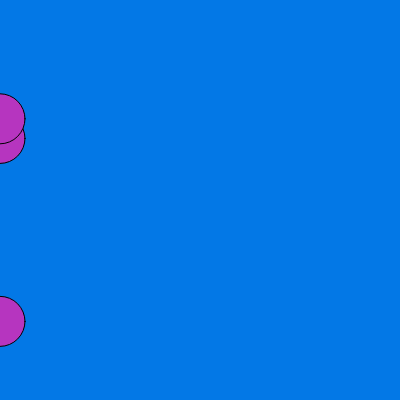
Frame 1 (no input)
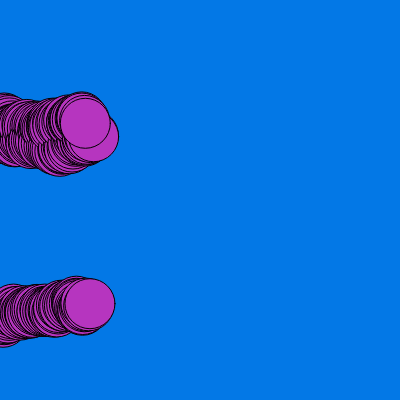
Frame 60 (no input)
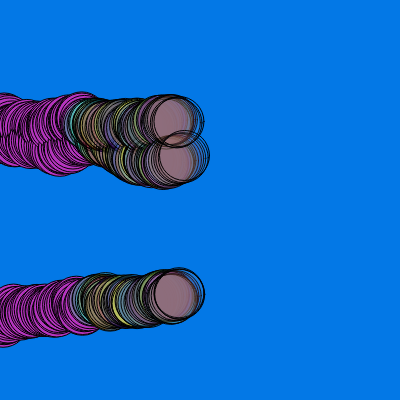
Frame 120 (the mouse pressed at the canvas centre since frame 60)

The p5.js sketch that drew these frames (run headless with seeded random() and noise() and a simulated clock; from frame 60 on, the mouse is pressed at the canvas centre):

// p5.js sketch
// ── sketch.js
let cor;
let circuloX; // horizontal
let circuloY; // vertical

function setup() {
  
  createCanvas(400, 400);// width x height
  background(3, 120, 230);
  cor = color(random(0,255), random(0,255), random(0,255));
  circuloX = [0,0, 0];
  circuloY = [random(height), random(height), random(height)];
}

// circuloX = 0,0, 0
// circuloY = 300, 150, 50

function draw() {
  
  fill(cor);
  
  console.log(circuloX.lenght);
  for(let contador in circuloX) {
    console.log(contador);
    circle(circuloX[contador], circuloY[contador], 50);
    circuloX[contador] += random(0, 3);
    circuloY[contador] += random(-3, 3);
    
    if(circuloX[contador] >= width) {
      circuloX[contador] = 0;
      circuloY[contador] = random(height);
    }
  }
  
  if(mouseIsPressed) {
     cor = color(random(0,255), random(0,255), random(0,255), random(0,100));
  }
  
  
  
  
  
  
  
  
  
  
}
